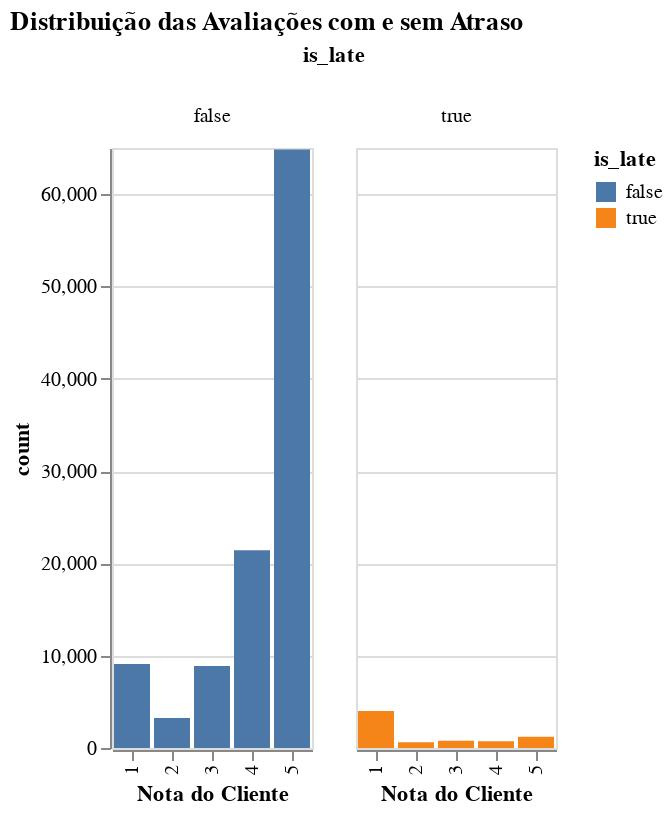

Notebook cell for this chart:
### Markdown cell above
**Impacto dos Atrasos na Satisfação do Cliente:** Examinar a relação entre atrasos na entrega e a satisfação do cliente.

### Code cell
review_df = merged_df[
    merged_df['review_score'].notnull() &
    merged_df['order_delivered_customer_date'].notnull() &
    merged_df['order_estimated_delivery_date'].notnull()
].copy()

review_df['delivery_delay'] = (
    review_df['order_delivered_customer_date'] - review_df['order_estimated_delivery_date']
).dt.days

review_df['is_late'] = review_df['delivery_delay'] > 0

mean_score_late = review_df[review_df['is_late']]['review_score'].mean()
mean_score_on_time = review_df[~review_df['is_late']]['review_score'].mean()

print(f"Avaliação média com atraso: {mean_score_late:.2f}")
print(f"Avaliação média sem atraso: {mean_score_on_time:.2f}")

score_by_late = review_df.groupby(['is_late', 'review_score']).size().reset_index(name='count')

chart = alt.Chart(score_by_late).mark_bar().encode(
    x=alt.X('review_score:O', title='Nota do Cliente'),
    y='count:Q',
    color='is_late:N',
    column='is_late:N',
    tooltip=['review_score', 'count']
).properties(
    title='Distribuição das Avaliações com e sem Atraso'
)

chart

### Figure 1 — Vega-Lite specification as saved in the notebook (floating-point values rounded to 4 significant figures)
{"config": {"view": {"continuousWidth": 300, "continuousHeight": 300}}, "data": {"name": "data-c28a15d724f5346a177b263157d918dc"}, "mark": {"type": "bar"}, "encoding": {"color": {"field": "is_late", "type": "nominal"}, "column": {"field": "is_late", "type": "nominal"}, "tooltip": [{"field": "review_score", "type": "quantitative"}, {"field": "count", "type": "quantitative"}], "x": {"field": "review_score", "title": "Nota do Cliente", "type": "ordinal"}, "y": {"field": "count", "type": "quantitative"}}, "title": "Distribuição das Avaliações com e sem Atraso", "$schema": "https://vega.github.io/schema/vega-lite/v5.20.1.json", "datasets": {"data-c28a15d724f5346a177b263157d918dc": [{"is_late": false, "review_score": 1.0, "count": 9113}, {"is_late": false, "review_score": 2.0, "count": 3263}, {"is_late": false, "review_score": 3.0, "count": 8870}, {"is_late": false, "review_score": 4.0, "count": 21413}, {"is_late": false, "review_score": 5.0, "count": 64834}, {"is_late": true, "review_score": 1.0, "count": 4008}, {"is_late": true, "review_score": 2.0, "count": 636}, {"is_late": true, "review_score": 3.0, "count": 780}, {"is_late": true, "review_score": 4.0, "count": 737}, {"is_late": true, "review_score": 5.0, "count": 1207}]}}
